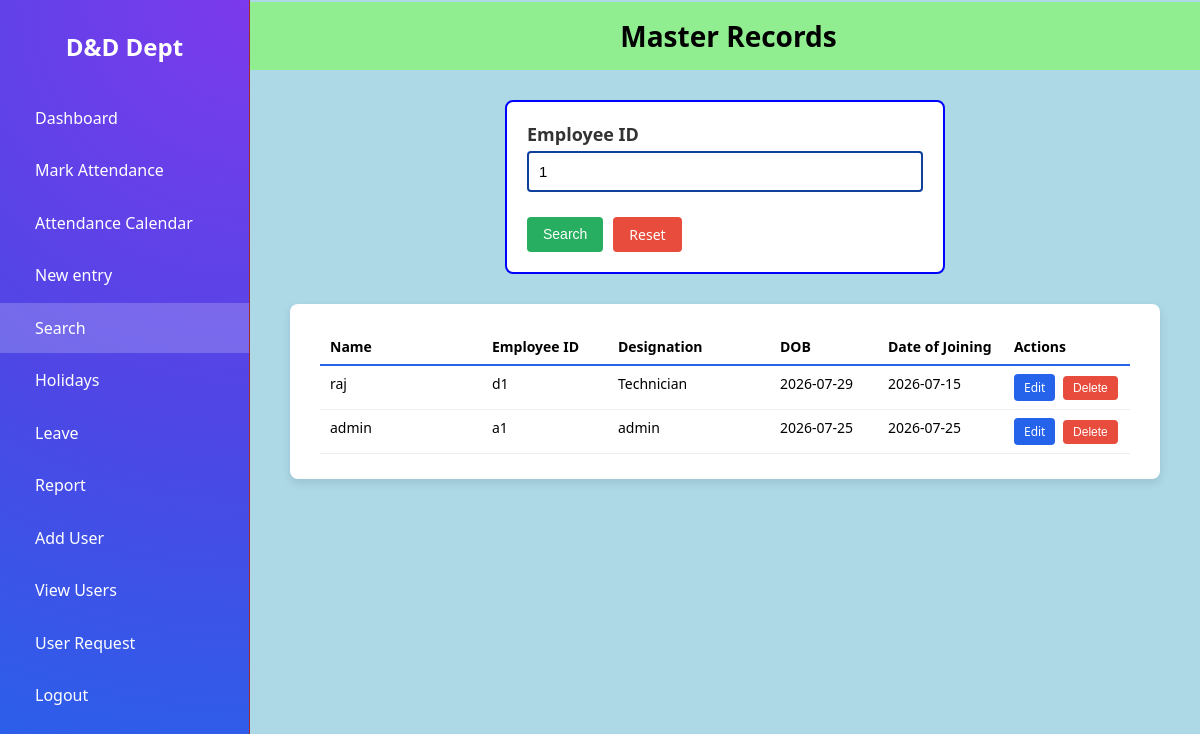
/search?employee_id=1 (signed in), run on the app's committed database.
### tables this page shows
CREATE TABLE employees (
            id INTEGER PRIMARY KEY AUTOINCREMENT,
            name TEXT NOT NULL,
            employee_id TEXT NOT NULL,
            designation TEXT,
            dob TEXT,
            date_of_joining TEXT,
            created_at TEXT DEFAULT CURRENT_TIMESTAMP
        );

### app.py (the view)
@app.route('/search', methods=['GET'])
@login_required
def search():
    query = request.args.get('employee_id', '').strip()
    results = []
    if query:
        conn = db.get_db()
        results = conn.execute(
            'SELECT * FROM employees WHERE employee_id LIKE ? ORDER BY id DESC',
            (f'%{query}%',),
        ).fetchall()
    return render_template('search.html', query=query, results=results, user_role=session.get('role'))

### app.py (called while the page is built)
def login_required(view):
    @wraps(view)
    def wrapped_view(*args, **kwargs):
        if not session.get('logged_in'):
            return redirect(url_for('login'))
        return view(*args, **kwargs)
    return wrapped_view

### db.py (called while the page is built)
def get_db():
    if 'db' not in g:
        g.db = sqlite3.connect(
            current_app.config['DATABASE'],
            detect_types=sqlite3.PARSE_DECLTYPES
        )
        g.db.row_factory = sqlite3.Row
    return g.db

### templates/search.html (shortened to what this page needs)
{% extends 'base.html' %}
{% set active_page = 'search' %}
{% block content %}
<h3>Master Records</h3>
<div class="search-container">
    <div class="panel" style="max-width:400px; width:100%; margin:0; border:none; box-shadow:none; padding:0;">
        <form method="GET" action="{{ url_for('search') }}">
            <div class="input-group">
                <label style="font-size:18px;">Employee ID</label>
                <input type="text" name="employee_id" value="{{ query or '' }}" placeholder="Enter Employee ID">
            </div>
            <div class="button-group" style="display: flex; gap: 10px;">
                <button type="submit" class="btn-save" style="padding: 8px 16px; font-size: 14px; border-radius: 4px; cursor: pointer;">Search</button>
                <a href="{{ url_for('search') }}" class="btn-cancel" style="color:white;display: inline-block; text-align: center; text-decoration: none; padding: 8px 16px; font-size: 14px; border-radius: 4px; cursor: pointer; box-sizing: border-box; line-height: normal;">Reset</a>
            </div>
        </form>
    </div>
</div>
{% if query %}
<div class="panel">
    {% if results %}
    <table>
        <thead>
            <tr>
                <th style="width:18%;">Name</th>
                <th style="width:14%;">Employee ID</th>
                <th style="width:18%;">Designation</th>
                <th style="width:12%;">DOB</th>
                <th style="width:14%;">Date of Joining</th>
                {% if user_role != 'user' %}
                <th style="width:14%;">Actions</th>
                {% endif %}
            </tr>
        </thead>
        <tbody>
            {% for r in results %}
            <tr>
                <td>{{ r['name'] }}</td>
                <td>{{ r['employee_id'] }}</td>
                <td>{{ r['designation'] }}</td>
                <td>{{ r['dob'] }}</td>
                <td>{{ r['date_of_joining'] }}</td>
                {% if user_role != 'user' %}
                <td class="row-actions">
                    <a class="btn btn-edit"
                       href="{{ url_for('edit_employee', employee_id=r['id'], next=request.full_path) }}">Edit</a>
                    <form method="POST"
                          action="{{ url_for('delete_employee', employee_id=r['id']) }}"
                          onsubmit="return confirm('Are you sure you want to delete this leave record?');">
                        <button type="submit" class="btn-delete">Delete</button>
                    </form>
                </td>
                {% endif %}
            </tr>
            {% endfor %}
        </tbody>
    </table>
    {% else %}
    <p class="empty-note" style="font-size:15px; text-align:center; margin:0;">No records found for "{{ query }}".</p>
    {% endif %}
</div>
{% endif %}
{% endblock %}

### templates/search.html (style rules this page uses)
h3 { background: lightgreen; display: block; width: 110%; padding: 15px 0; font-size: 28px; margin: 0 0 30px 0; text-align: center; box-sizing: border-box; margin-left: -40px; margin-top: -38.5px; }
.search-container { display: flex; justify-content: center; width: 100%; margin-bottom: 30px; border: 2px solid blue; padding: 20px; box-sizing: border-box; border-radius: 8px; background: #ffffff; max-width: 440px; margin-left: auto; margin-right: auto; }

### data on the page
employees: name "raj", employee_id "d1", designation "Technician", dob "2026-07-29", date_of_joining "2026-07-15"
employees: name "admin", employee_id "a1", designation "admin", dob "2026-07-25", date_of_joining "2026-07-25"
